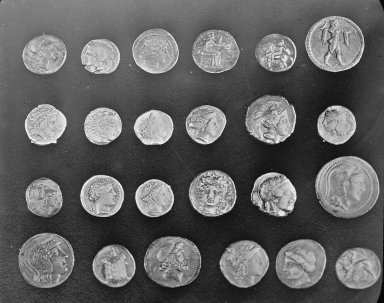
#> input picture skimage.data.coins(), 384 x 303 px
$ jupyter execute --allow-errors Laboratorio7_Watersheds.ipynb
#> lines starting #> are read from the running program, lines starting #| are printed output that depends on the picture; after the words box and inside, x2 and y2 are one past the last pixel; in counts of white or black regions, pixels touching at a corner belong together
[cell 1]
import matplotlib.pyplot as plt
from skimage import data
from skimage.filters import threshold_otsu
from skimage.measure import label
from skimage.morphology import closing, square, opening, extrema
from scipy import ndimage as ndi
from scipy import misc
import numpy as np
import os, sys

[cell 2]
def MyConnComp_2016719749_201126292(binary_image, conn):
    try:
        def get_indices(num_labels, labeled_image):
            pixel_labels = []
            for lbl in range(num_labels):
                pixel_labels.append(np.where(labeled_image==lbl))
            return np.array(pixel_labels)
        if conn==4:
            labeled_image, num_labels = label(binary_image, connectivity=1, return_num= True)
            pixel_labels = get_indices(num_labels, labeled_image)
        elif conn==8:
            labeled_image, num_labels = label(binary_image, connectivity=2, return_num = True)
            pixel_labels = get_indices(num_labels, labeled_image)
        else:
            raise Exception('Ingrese un valor de conectividad 4 0 8')
        return labeled_image, pixel_labels
    except AttributeError:
        print('La imagen no corresponde a una matrix binaria')

#> (a cell that did not finish here is left out)

[cell 4]
image = data.coins()
#> image is the input picture: shape (303, 384); min 1, max 252, mean 96.9
def eliminación_componentes(imagen, trehs):
#> called with trehs = 120
    mask = imagen > trehs
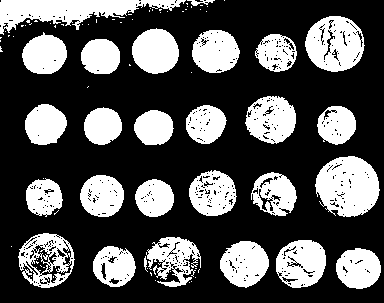
#> mask: shape (303, 384) bool; 32.9% white; 87 white regions (60 under 20 px), largest, box (x1, y1, x2, y2) and area: (0, 0, 186, 35) 3020, (315, 156, 380, 217) 2919, (305, 16, 365, 72) 2356
    # apply closing to conecting pixel closer to each one and fill holes inside
    print(imagen.shape)
#| (303, 384)
    bw = closing(mask, square(5))
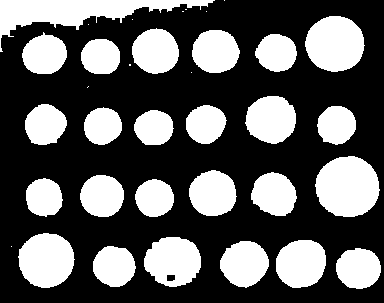
#> bw: shape (303, 384) bool; 36.3% white; 35 white regions (10 under 20 px), largest, box (x1, y1, x2, y2) and area: (0, 0, 215, 52) 3703, (315, 156, 380, 217) 3082, (305, 16, 365, 72) 2600
    # apply opening to eliminate small components
    op = opening(bw, square(18))
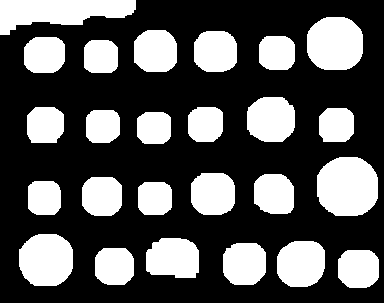
#> op: shape (303, 384) bool; 33.6% white; 25 white regions, largest, box (x1, y1, x2, y2) and area: (317, 157, 378, 216) 3027, (0, 0, 136, 35) 3023, (307, 17, 363, 70) 2529
    # label image regions
    label_image, labels =  MyConnComp_2016719749_201126292(op, 8)
#> in MyConnComp_2016719749_201126292, `labeled_image, num_labels = label(binary_image, connectivity=2, return..`:
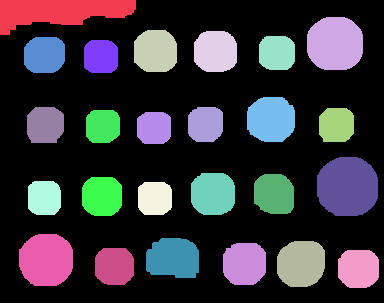
#> labeled_image: shape (303, 384) int32; 26 distinct labels, from 0 to 25; one colour per label, 0 black
#> in MyConnComp_2016719749_201126292, `labeled_image, num_labels = label(binary_image, connectivity=2, return..`: num_labels = 25
#> after the loop in get_indices, `for lbl in range(num_labels):`: pixel_labels = 25 items
    #eliminate elements with label 6
    print(labels.shape[0]+1)
    lbl = np.random.randint(labels.shape[0]+1, size=1)
    print('Componente {} eliminado'.format(lbl))
    delete_component = np.copy(label_image)
    delete_component[label_image==lbl]=-1
    #
    original_delete = np.copy(imagen)
    original_delete[delete_component==-1]= 0
    print(original_delete.shape)
    plt.figure(figsize=(10, 6))
    #plt.suptitle('Figura 2. Objectos superpuestos', x= 0.5, y=0.99)
    plt.subplot(3,2,1)
    plt.title('Imagen original')
    plt.imshow(imagen, cmap='gray')
    plt.axis('off')
    plt.subplot(3,2,2)
    plt.title('Imagen binaria')
    plt.imshow(op, cmap='gray')
    plt.axis('off')
    plt.subplot(3,2,3)
    plt.title('Imagen compon. conexos')
    plt.imshow(label_image)
    plt.axis('off')
    plt.subplot(3,2,4)
    plt.title('Imagen sin una etiqueta')
    plt.imshow(delete_component)
    plt.axis('off')
    plt.subplot(3,2,5)
    plt.title('Imagen original sin una etiqueta')
    plt.imshow(original_delete, cmap= 'gray')
    plt.axis('off')
    ax.set_axis_off()
    plt.tight_layout()
    #plt.savefig(os.path.join(os.getcwd(),'circles.jpg'))

#> (a cell that did not finish here is left out)

### 4.  ¿Qué  características  deberían  tener  las  imágenes  para  que  no  se  dificulte  la  tarea  de  extraercomponentes conexos

Para que no sea dificil la extracción de componentes conexos las imagenes deben presentar poco ruido y contar con pocas clases diferentes, preferiblemente que los obectos no esten superpuestos. Por ejemplo en la figura 1 podemos obervas como las monedas son segmentadas con buena precision. Sin embargo al usar una imagen con objetos superpuestos encontramos el problema de que los componentes que estan superpuestos son clasificados como si fueran uno mismo (Ver Figura 2).

#> (a cell that did not finish here is left out)

#> (a cell that did not finish here is left out)

[cell 8]
matrix1 = np.zeros((15,15), np.uint8)
for i in range(0,matrix1.ravel().shape[0],3):
    matrix1.ravel()[i] = 1

#> (a cell that did not finish here is left out)

matrix1_conn8, labels_conn8 =  MyConnComp_2016719749_201126292(matrix1, 8)
plt.figure(figsize=(15,15))

plt.subplot(1,3,1)
plt.imshow(matrix1,cmap='gray')
plt.title('Imagen original')
plt.axis('off')

plt.subplot(1,3,2)
plt.imshow(matrix1_conn4,cmap='nipy_spectral')
plt.title('Imagen 4 conectividad')
plt.axis('off')

plt.subplot(1,3,3)
plt.imshow(matrix1_conn8,cmap='nipy_spectral')
plt.title('Imagen 8 conectividad')
plt.axis('off')

En la imagen anterior se aplico una conectividad de 4 y 8 para la misma imagen, sin embargo, debido a que la ventana de conectividad para los dos tipos es muy pequeña no alcanza considerar del mismo objecto dos rayas separadas.

[cell 10]
matrix2 = np.zeros((15,15), np.uint8)
for i in range(0,matrix2.ravel().shape[0],2):
    matrix2.ravel()[i] = 1

#> (the rest of this cell did not finish here and is left out)

matrix2_conn8, labels2_conn8 =  MyConnComp_2016719749_201126292(matrix2, 8)
plt.figure(figsize=(15,15))

plt.subplot(1,3,1)
plt.imshow(matrix2,cmap='gray')
plt.title('Imagen original')
plt.axis('off')

plt.subplot(1,3,2)
plt.imshow(matrix2_conn4,cmap='nipy_spectral')
plt.title('Imagen 4 conectividad')
plt.axis('off')

plt.subplot(1,3,3)
plt.imshow(matrix2_conn8,cmap='nipy_spectral')
plt.title('Imagen 8 conectividad')
plt.axis('off')
